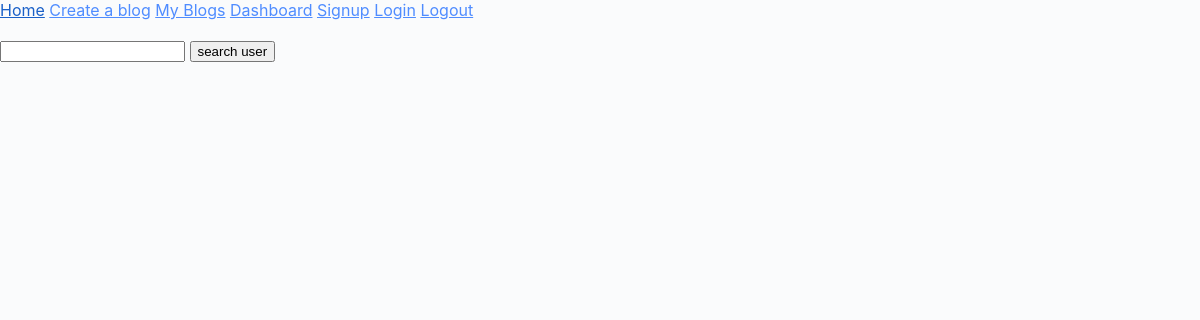
The app's page /blog/my_blogs/ (signed in), older data.
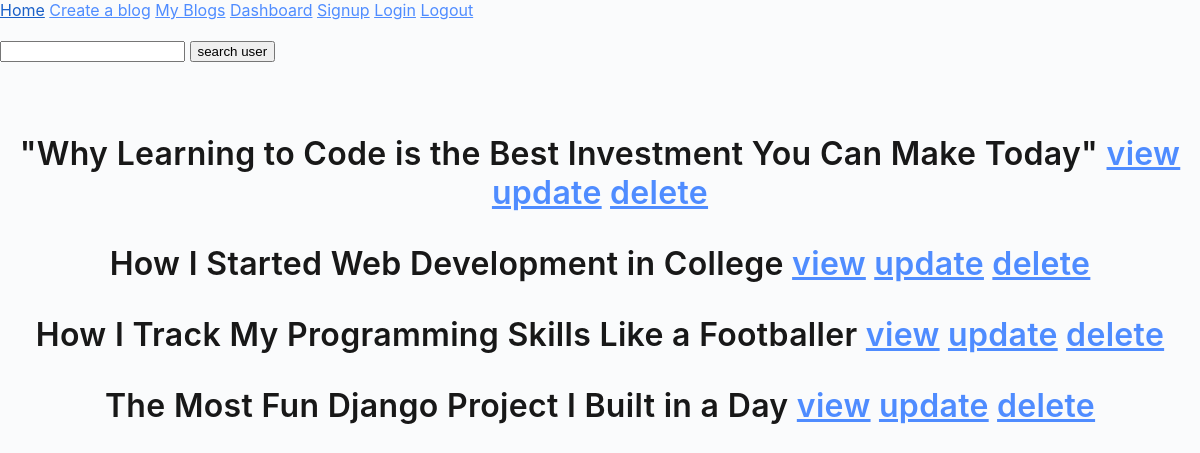
The same page, newer data.
### blog/models.py (models this page shows)
class Posts(models.Model):
    user = models.ForeignKey(User, on_delete=models.CASCADE)
    date = models.DateField(default=date.today())
    title = models.CharField()
    introduction = models.CharField()
    content = models.CharField()
    conclusion = models.CharField()

### blog/views.py (the view)
# urls.py: path("my_blogs/",MyBlogListView.as_view(),name="my_blogs"),
@method_decorator(login_required,name="dispatch")
class MyBlogListView(ListView):
    template_name = "blog/my_blogs.html"
    def get(self, request):
        user = request.user
        context = Posts.objects.filter(user = user)
        return render(request,self.template_name,{"context":context})

### blog/templates/blog/my_blogs.html (shortened to what this page needs)
{% extends 'blog/index.html' %}
{% block content %}<br>
  {% if context %}
    {% for data in context %}
      <p class="title">{{data.title}}  <a href="{% url 'view_blog' data.pk %}">view</a> <a href="{% url 'blog_update' data.pk %}">update</a> <a href="{% url 'delete' data.pk %}">delete</a></p>
    {% endfor %}
  {% endif %}
{% endblock content %}

Row changes from the older to the newer data that the page shows:
added Posts: title "\"Why Learning to Code is the Best Investment You Can Make Today\""
added Posts: title "How I Started Web Development in College"
added Posts: title "How I Track My Programming Skills Like a Footballer"
added Posts: title "The Most Fun Django Project I Built in a Day"
